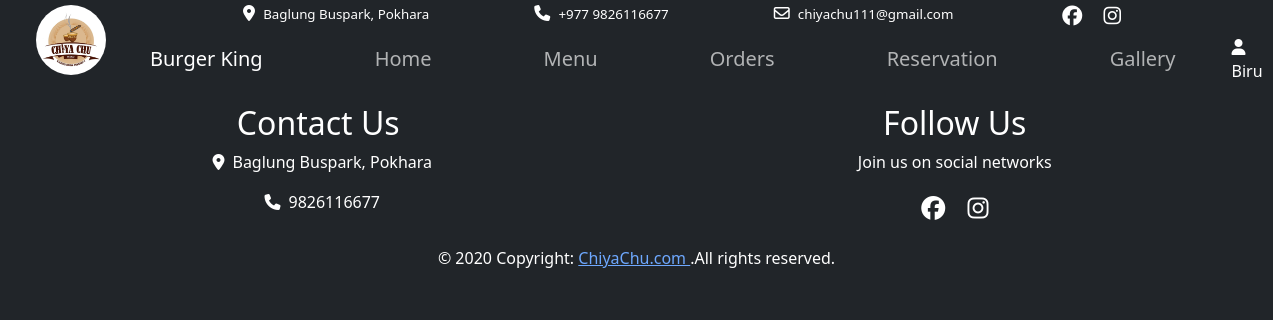
Screenshot of /gallery/ (signed in) with the database file from the repository.
### management/models.py (models this page shows, shortened)
class MainInfo(models.Model):
    name= models.CharField(max_length=20)
    logo = models.ImageField(upload_to='images/')
    address = models.CharField(max_length=30)
    phone = models.CharField(max_length=10,validators=[MinLengthValidator(10),MaxLengthValidator(10),digits_validation])
    email = models.EmailField()
    facebook = models.URLField()
    instagram = models.URLField()
    class Meta:
          verbose_name_plural = 'Main Informations'

### management/views.py (the view)
# urls.py: path('gallery/',gallery,name="gallery"),
def gallery(request):
    return render(request,"gallery.html")

### management/context_processors.py (called while the page is built)
def mainInfo(request):
    return {
        'mainInfo':MainInfo.objects.all()
    }

def menuItems(request):
    return{
        'menuItems': Items.objects.all()
    }

### management/models.py (called while the page is built)
     def __str__(self):
        return self.name

### templates/gallery.html (shortened to what this page needs)
{% extends 'base.html' %}
{% load static %}

### templates/base.html (shortened to what this page needs)
{% load static %}
<!doctype html>
<html lang="en" data-bs-theme="dark">
    <head>
        <link href="https://cdn.jsdelivr.net/npm/bootstrap@5.0.0-beta2/dist/css/bootstrap.min.css" rel="stylesheet">
        <link rel="stylesheet" href="{% static 'css/style.css' %}">
        <link rel="stylesheet" href="{% static 'css/bootstrap.min.css' %}">
    </head>
    <body>
        {% for info in mainInfo  %}
        <div class="container-fluid d-flex align-items-center bg-dark" style="height: 5rem; position: sticky; top: 0px; z-index: 2;">
          <div class=" d-flex justify-content-center p-2  " >
            <img src="{{info.logo.url}}" alt="......" class="ms-3" style="height: 70px; width: 70px; border-radius: 50%;">
          </div>
          <div class="container px-0 mx-0">
            <div class="container bg-dark ">
              <div class="nav-top container-fluid py-1 m-0  d-flex justify-content-evenly "  >
              <div class="">
                <i class="fa-solid fa-location-dot px-1"></i>
                <span>{{ info.address }}</span>
              </div>
              <div class="">
                  <i class="fa-solid fa-phone px-1"></i>
                  <span>+977 {{info.phone}}</span>
              </div>
              <div class="">
                  <i class="fa-regular fa-envelope px-1"></i>
                  <span>{{info.email}}</span>
              </div>
              <div class="fs-5">
                  <a href="{{info.facebook}}" class="px-2"><i class="fa-brands fa-facebook"></i></a>
                  <a href="{{info.instagram}}" class="px-2"><i class="fa-brands fa-instagram"></i></a>
              </div>
            </div>
              <nav class="navbar navbar-expand-lg   border-body px-1 py-0 navbar-fixed-top"  >
              <div class="container-fluid">
                <a class="navbar-brand pe-5 mx-2" href="#">{{info.name}}</a>
                <div class="collapse navbar-collapse mx-auto " id="navbarSupportedContent">
                  <ul class="navbar-nav me-auto mb-2 mb-lg-0">
                    <li class="nav-item px-5" >
                      <a class="nav-link  fs-lg-3 fs-5" aria-current="page" href="{% url 'home' %}">Home</a>
                    </li>
                    <li class="nav-item px-5">
                      <a class="nav-link fs-lg-3 fs-5" href="{% url 'menu' %}">Menu</a>
                    </li>
                    <li class="nav-item px-5">
                      {% if request.user.is_authenticated %}
                      <a class="nav-link fs-lg-3 fs-5" href="{% url 'orders' request.user.id %}">Orders</a>
                      {% else %}
                      <a class="nav-link fs-lg-3 fs-5" data-bs-toggle="modal" data-bs-target="#loginModal" style="cursor: pointer;">Orders</a>
                      {% endif %}
                    </li>
                    <li class="nav-item px-5">
                      <a class="nav-link fs-lg-3 fs-5" href="{% url 'reservation' %}">Reservation</a>
                    </li>
                    <li class="nav-item px-5">
                      <a class="nav-link fs-lg-3 fs-5" href="{% url 'gallery' %}">Gallery</a>
                    </li>
                  </ul>
                </div>
                <div class="me-auto">
                  {% if request.user.is_authenticated %}
                 <a class="text-decoration-none" href="{% url 'profile' request.user.id %}" ><i class="fa-solid fa-user"></i><span class="text-capitalize" > {{request.user.first_name}}</span></a>
                 {% else %}
                  <button class="btn btn-light" data-bs-toggle="modal" data-bs-target="#loginModal">Login</button>
                  {% endif %}
                </div>
              </div>
            </nav>
          </div>
        </div>
        </div>
<footer class="page-footer font-small blue pt-4">
  <div class="container-fluid text-center text-md-left">
    <div class="row text-center">
        <div class="col-6">
            <h2>Contact Us</h2>
            <p><i class="fa-solid fa-location-dot px-2"></i>{{info.address}}</p>
            <p><i class="fa-solid fa-phone px-2"></i>{{info.phone}}</p>
        </div>
        <div class="col-6">
          <h2>Follow Us</h2>
          <p>Join us on social networks</p>
          <div class="fs-4">
            <a href="{{info.facebook}}"  class="px-2"><i class="fa-brands fa-facebook"></i></a>
                <a href="{{info.instagram}}" class="px-2"><i class="fa-brands fa-instagram"></i></a>
          </div>
        </div>
    </div>
  <div class="footer-copyright text-center py-3 pb-5">© 2020 Copyright:
    <a href="https://mdbootstrap.com/"> ChiyaChu.com </a><span class="footer-copyright text-center py-3">.All rights reserved.</span>
  </div>
</footer>
{% endfor %}
      </body>
</html>

### static/css/style.css (style rules this page uses)
* { margin: 0; padding: 0; box-sizing: border-box; color: white; }
body { background-color: rgb(13, 32, 36); }
.nav-link { color: white; }
.nav-top span { font-size: smaller; }

### rows the page displays
MainInfo: logo (picture), address "Baglung Buspark, Pokhara", phone "9826116677", email "chiyachu111@gmail.com", name "Burger King"

### other values shown
{{ request.user.first_name }} "Biru"
